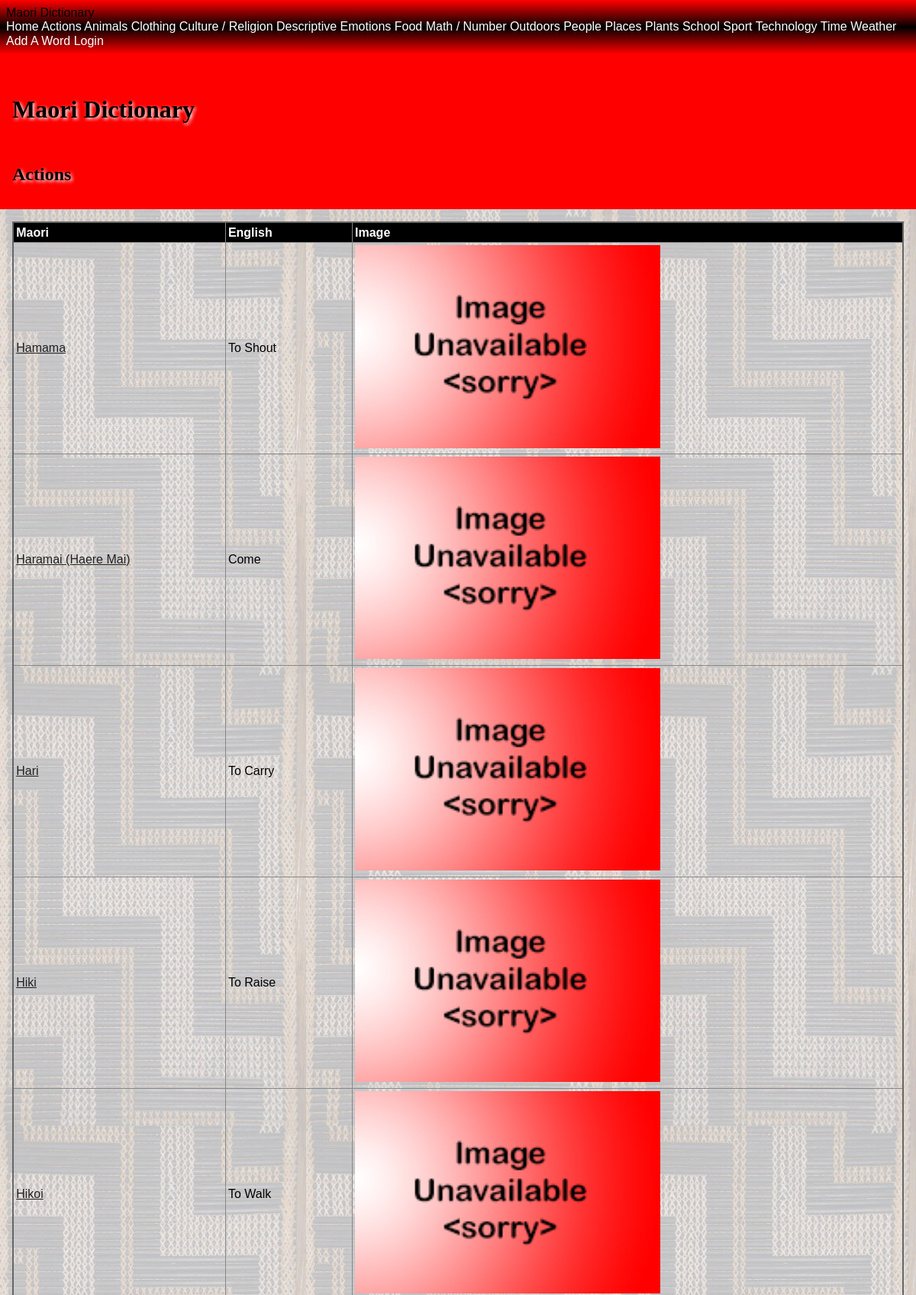
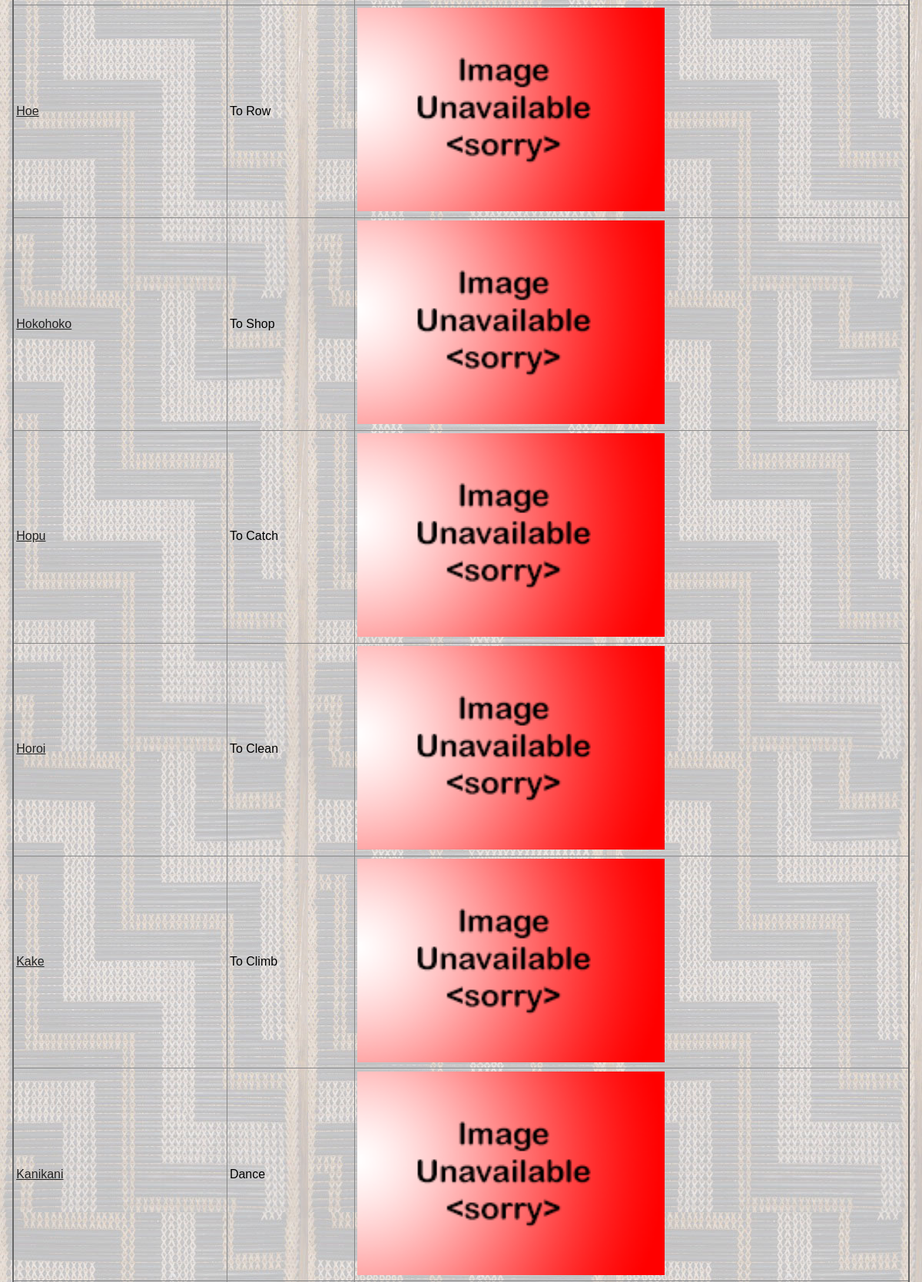
Screenshot of /category/actions (upper part) with the database file from the repository (2 pictures, top to bottom).
### tables this page shows
CREATE TABLE "maori_words"
(
    id             integer
        primary key autoincrement,
    english_name   varchar(60),
    created_by     integer      not null
        constraint maori_words_people_id_fk
            references people
            on update restrict on delete restrict,
    created_at     datetime,
    maori_name     varchar(60)  not null,
    category       varchar(60),
    level          integer      not null,
    definition     varchar(200) not null,
    image_filename varchar(60)
);

### app.py (the view)
@app.route('/category/<category_name>')
def site_category(category_name):
    category_name = category_name.replace("|", "/")
    query = "SELECT maori_name, english_name, definition, level, created_by, created_at, image_filename \
            FROM maori_words WHERE lower(category) = ?"
    con = create_connection(DATABASE)
    cur = con.cursor()
    cur.execute(query, (category_name.lower(),))
    maori_names = cur.fetchall()
    con.close()
    if maori_names == []:
        return redirect('/')
    return render_template("category.html", logged_in=is_logged_in(), categories=get_categories(),
                           category_name=category_name, maori_names=maori_names, is_a_teacher=is_a_teacher())

### app.py (called while the page is built)
def create_connection(db_file):
    try:
        connection = sqlite3.connect(db_file)
        return connection
    except Error as e:
        print(e)
    return None

def is_logged_in():
    if session.get("email") is None:
        print("not logged in")
        return False
    else:
        print("logged in")
        return True

def is_a_teacher():
    if session.get("type") == 'teacher':
        print("is teacher")
        return True
    else:
        print("is not teacher")
        return False

def get_categories():
    query = 'SELECT distinct lower(category) FROM maori_words'
    con = create_connection(DATABASE)
    cur = con.cursor()
    cur.execute(query)
    category_list = cur.fetchall()
    con.close()
    return category_list

### templates/category.html
{% extends 'base.html' %}
{% block pageheading %}
{{category_name.title()}}
{% endblock %}
{% block main %}
<table>
    <tr>
        <th>Maori</th>
        <th>English</th>
        <th>Image</th>
        </tr>
        <tbody>
            {% for maori_name in maori_names %}
                <tr>
                    <td><a href='/category/{{ category_name.lower().replace("/", "|") }}/{{ maori_name[0].lower() }}'>{{ maori_name[0].title() }}</a></td>
                    <td>{{ maori_name[1].title() }}</td>
                    {% if maori_name[6] %}
                        <td><img src='/static/images/{{ maori_name[6] }}' style="width: 400px"></td>
                    {% else %}
                        <td><img src='/static/images/noimage.png' style="width: 400px"></td>
                    {% endif %}
                </tr>
            {% endfor %}
        </tbody>
    </table>
{% endblock %}

### templates/base.html (shortened to what this page needs)
<!DOCTYPE html>
<html>
<head>
    <link rel="stylesheet" href="https://cdnjs.cloudflare.com/ajax/libs/normalize/8.0.1/normalize.css"/>
    <link href="{{ url_for('static', filename='style.css')}}" rel="stylesheet">
</head>
<body>
<nav>
    <div class="container">
        <div class="navbar-brand">Maori Dictionary</div>
        <div class="navbar-links">
            <a href="/">Home</a>
            {% for category in categories %}
                <a href="/category/{{ category[0].replace('/', '|') }}">{{ category[0].title() }}</a>
            {% endfor %}
            <a href="/add_word">Add A Word</a>
            {% if logged_in %}
                <a href="/logout">Log Out</a>
            {% else %}
                <a href="/login">Login</a>
            {% endif %}
        </div>
    </div>
</nav>
<div class="container">
    <header>
        <h1>Maori Dictionary</h1>
        <h2>{% block pageheading %}{% endblock %}</h2>
    </header>
    <main>
        {% block main %}{% endblock %}
    </main>
</div>
</body>
</html>

### static/style.css (style rules this page uses)
* { font-family: Comfortaa, sans-serif; margin: 0; padding: 0; box-sizing: border-box; }
header { grid-area: header; background-color: #f00; padding: 1rem; }
nav { grid-area: nav; }
main { grid-area: main; padding: 1rem; background-color: #edd; }
h1, h2, h3, h4 { padding: 1rem 0; font-family: 'Suez One', serif; color: #000; text-shadow: 2px 2px 4px #fff; }
a { color: #222; }
img { width: 100%; }
table { width: 100%; border: 2px solid #666; border-collapse: collapse; }
th, td { border: 1px solid #888; padding: 0.2rem; text-align: left; }
th { background-color: #000; color: #fff; }
@media only screen and (min-width: 768px) { nav { background: linear-gradient(180deg, rgba(255,0,0,1) 0%, rgba(0, 0, 0, 1) 50%, rgba(255,0,0,1) 100%); padding: 0.5rem; } }
@media only screen and (min-width: 768px) { nav a { color: #fff; text-decoration: none; } }
@media only screen and (min-width: 768px) { main { background-image: url('/poutama.jpg'); } }

### rows the page displays
maori_words: maori_name "Hamama", english_name "To Shout"
maori_words: maori_name "Haramai (Haere Mai)", english_name "Come"
maori_words: maori_name "Hari", english_name "To Carry"
maori_words: maori_name "Hiki", english_name "To Raise"
maori_words: maori_name "Hikoi", english_name "To Walk"
maori_words: maori_name "Hoe", english_name "To Row"
maori_words: maori_name "Hokohoko", english_name "To Shop"
maori_words: maori_name "Hopu", english_name "To Catch"
maori_words: maori_name "Horoi", english_name "To Clean"
maori_words: maori_name "Kake", english_name "To Climb"
maori_words: maori_name "Kanikani", english_name "Dance"

### other values shown
{{ category[0].title() }} "Actions" "Animals" "Clothing" "Culture / Religion" "Descriptive" "Emotions" "Food" "Math / Number" "Outdoors" "People" "Places" "Plants" "School" "Sport" "Technology" "Time" "Weather"
{{ category_name.title() }} "Actions"
